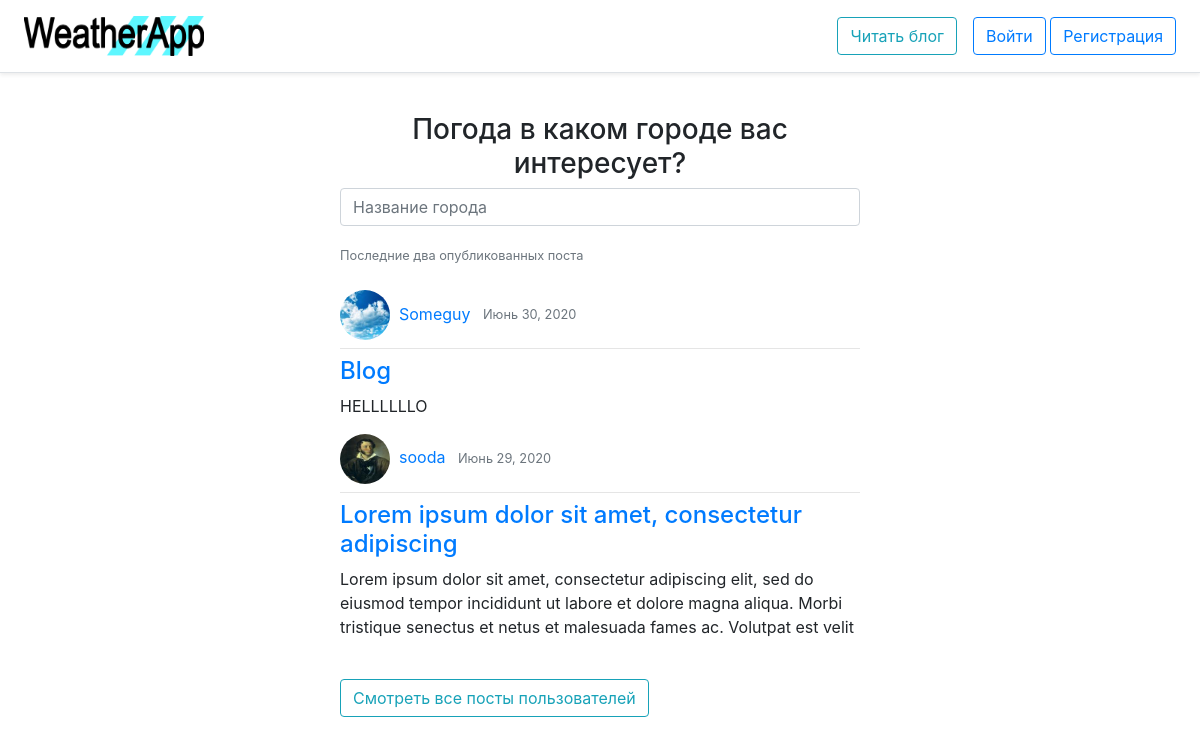
The page / on the database its author committed.
### weather/models.py (models this page shows, shortened)
class Post(models.Model):
    title = models.CharField('Заголовок', max_length=50)
    content = models.TextField('Текст публикации', max_length=250)
    date_posted = models.DateTimeField(default=timezone.now)
    author = models.ForeignKey(User, on_delete=models.CASCADE)

### users/models.py (models this page shows, shortened)
class Profile(models.Model):
    user = models.OneToOneField(User, on_delete=models.CASCADE)
    image = models.ImageField(
        'Фото профиля', default='default.jpg', upload_to='profile_pics')

### weather/views.py (the view)
# urls.py: path('', MainPageListView.as_view(
class MainPageListView(ListView):
    model = Post
    context_object_name = 'posts'
    queryset = Post.objects.order_by('-date_posted')[:2]

### templates/extended_mainpage.html (shortened to what this page needs)
{% extends "index.html" %}
{% block mainpage %}
<br>
<div class="container main_page">
    <h3 align="center">Погода в каком городе вас интересует?</h3>
    <form action="{% url 'index' %}" method="post">
        <div class="form-group">
            <input type="text" name="citynameinput" id="form_size" class="form-control" placeholder="Название города"
                maxlength="30">
        </div>
    </form>
</div>
<div class="container main_page">
    <small class="text-muted">Последние два опубликованных поста</small>
    <br><br>
    {% for post in posts %}
    <article class="media content-section">
        <div class="media-body">
            <div class="article-metadata">
                <img class="rounded-circle article-img" src="{{ post.author.profile.image.url }}" width="50" height="50"
                    alt="Фото профиля">&nbsp
                <a href="{% url 'userpost_list' post.author.username %}" class="mr-2">{{ post.author }}</a>
                <small class="text-muted">{{ post.date_posted|date:"F d, Y" }}</small>
            </div>
            <hr style="margin-top: 0.5em; margin-bottom: 0.5em;">
            <h4 class="article-title"><a href="{% url 'post_details' post.id %}"
                    class="text-decoration-none">{{ post.title }}</a></h4>
            <p class="article-content">{{ post.content }}</p>
        </div>
    </article>
    {% endfor %}
    <br>
    <p><a class="btn btn-outline-info" href="{% url 'postpage_list' %}">Смотреть все посты пользователей</a></p>
    <br>
</div>
{% endblock %}

### templates/index.html (shortened to what this page needs)
{% load static %}
<!DOCTYPE html>
<html lang="en">
<head>
    <link href="https://stackpath.bootstrapcdn.com/bootstrap/4.3.1/css/bootstrap.min.css" rel="stylesheet"
>
    <link href="{% static "styles.css" %}" rel="stylesheet">
</head>
<body>
    <div class="d-flex flex-column flex-md-row align-items-center p-3 px-md-4 mb-3 bg-white border-bottom shadow-sm">
        <a class="my-0 mr-md-auto" href="{% url 'mainpage' %}"><img src="{% static "logo.png" %}" width="180"
                height="40"></a>
        <a class="btn btn-outline-info" href="{% url 'postpage_list' %}">Читать блог</a>
        {% if user.is_authenticated %}
        <a class="btn btn-outline-primary" href="{% url 'profile' %}">Профиль {{ user.username }}</a>&nbsp
        <a class="btn btn-outline-primary" href="{% url 'logout' %}">Выйти</a>
        {% else %}
        <a class="btn btn-outline-primary" href="{% url 'login' %}">Войти</a>&nbsp
        <a class="btn btn-outline-primary" href="{% url 'register' %}">Регистрация</a>
        {% endif %}
    </div>
    {% block mainpage %}
    {% endblock %}
</body>
</html>

### static/styles.css (style rules this page uses)
.main_page { width: 550px; }

### rows shown on the page
Post: author.profile.image (placeholder picture), author "Someguy", date_posted "Июнь 30, 2020", title "Blog", content "HELLLLLLO"
Post: author.profile.image (picture), author "sooda", date_posted "Июнь 29, 2020", title "Lorem ipsum dolor sit amet, consectetur adipiscing", content "Lorem ipsum dolor sit amet, consectetur adipiscing elit, sed do eiusmod tempor incididunt ut labore et dolore magna aliqua. Morbi tristique senectus et netus et malesuada fames ac. Volutpat est velit"
